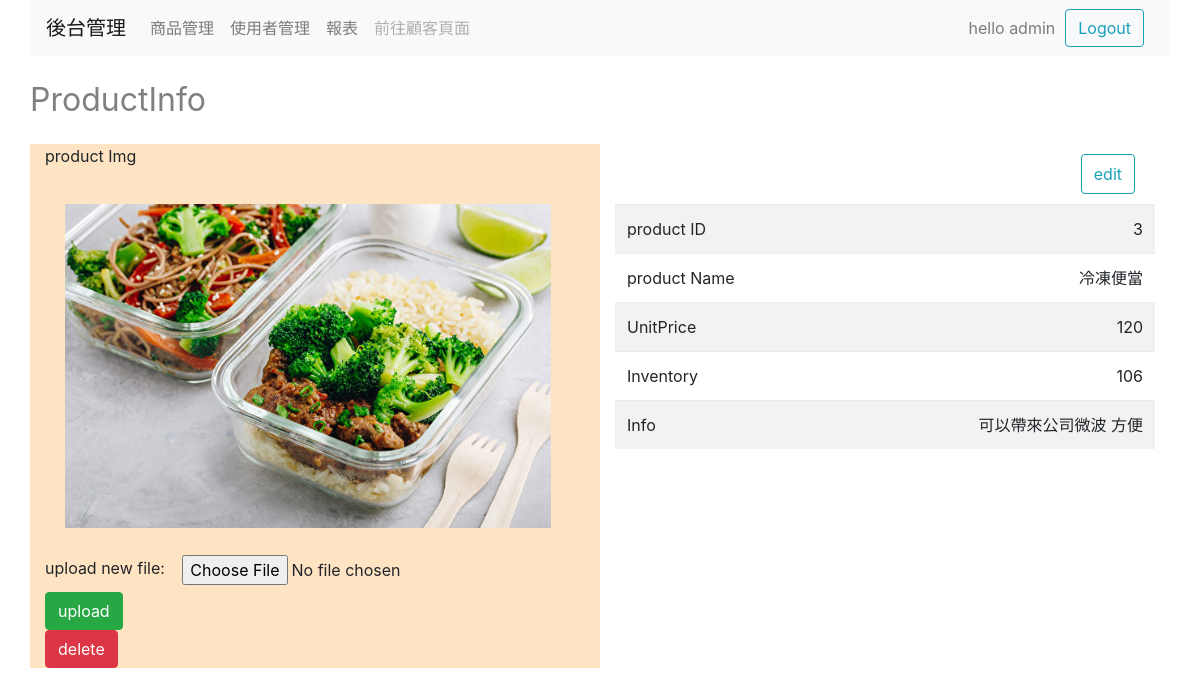
Page /admin/productInfo.php?pId=3 (signed in) on the committed database.
### tables this page shows
CREATE TABLE `products` (
  `pId` int(11) NOT NULL AUTO_INCREMENT,
  `pName` varchar(30) NOT NULL,
  `pPrice` int(11) NOT NULL,
  `pInventory` int(11) NOT NULL,
  `pInfo` varchar(200) DEFAULT NULL,
  PRIMARY KEY (`pId`)
);

### admin/productInfo.php (the view, shortened to what this page needs)
<?php
    if (isset($_GET["pId"])) {
        require_once("../newPDO.php");
        $pId = $_GET["pId"];
        if ($result = $db->query("select * from products where pId = $pId")) {
            while ($row = $result->fetch()) {
                $productArray[]=$row;
            }
        }
    }else {
        header("location: shopManage.php");
    }
?>
<!DOCTYPE html>
<html lang="en">
<head>
    <link rel="stylesheet" href="../bootstrap4/bootstrap.min.css">
</head>
<body>
    <div class="container">
        <?php require("header.php")?>
        <div class="row" style="margin-top: 20px;">
            <div class = "col" >
                <div id="title" style="font-size: xx-large;color: grey ;margin-bottom: 10px;">ProductInfo</div>
            </div>
            <div class = "col" style="text-align:right;">
            </div>
        </div>
        <div id = "infoBlock" class="row" style="height: 300px;margin: auto;">
            <div class="col" style="background-color: bisque;margin-top: 10px;">
            <p id = "imgSettingMsg">product Img</p>
            <img id = "pImg" src="upload/<?= $pId?>.jpg" alt="img" style="width:90%;margin:20px" onerror="imgError()">
            <form method="post" enctype="multipart/form-data" action="">
                upload new file:
                <input type="file" name="upfile" class="btn"/><br>
                <input type="submit" name="btnSubmit" class="btn btn-success"value="upload" />
            </form>
            <form method="post">
              <input id = "delImg" type="submit" class="btn btn-danger" name="btnDelete" value="delete" />
            </form>
            </div>
            <div class="col" style="margin-top: 10px;">
              <div class="row float-right" style="margin:10px">
                <input type="button" id="btnEdit" class="btn data btn-outline-info" style="height: 40px;" value="edit" onclick="showEdit(1)"></input>
              </div>
                <table class="table table-striped">
                    <tbody>
                      <?php if($exist = isset($productArray[0][0])){?>
                      <tr>
                        <td>product ID</td>
                        <td style="text-align: right;"><?=$productArray[0][0]?></td>
                      </tr>
                      <tr>
                        <td>product Name</td>
                        <td  style="text-align: right;"><div id = "name" class="data"><?=$productArray[0][1]?></div>
                        <input class="edit" id ="txtName" name="txtName" type= "text" style="display: none" value="<?=$productArray[0][1]?>"></input></td>
                      </tr>
                      <tr>
                        <td>UnitPrice</td>
                        <td  style="text-align: right;"><div id = "price" class="data"><?=$productArray[0][2]?></div>
                        <input class="edit" id="txtPrice" name="txtPrice" type= "text" style="display: none" value="<?=$productArray[0][2]?>"></input></td>
                      </tr>
                      <tr>
                        <td>Inventory</td>
                        <td  style="text-align: right;"><div id = "Inven" class="data"><?=$productArray[0][3]?></div>
                        <input class="edit" id="txtInven" name="txtInven" type= "number" min=0 style="display: none" value="<?=$productArray[0][3]?>"></input></td>
                      </tr>
                      <tr>
                        <td>Info</td>
                        <td  style="text-align: right;"><div id = "Info" class="data"><?=$productArray[0][4]?></div>
                        <textarea class="edit" id = "txtInfo" name="txtInfo" type= "text" style="display: none"value=""><?=$productArray[0][4]?></textarea></td>
                      </tr>
                      <?php }else{
                       echo '無此商品';
                      }?>
                    </tbody>
                  </table>
            </div>
        </div>
    </div>
</body>
</html>

### admin/productInfo.php (style rules this page uses)
.btn { margin-right: 10px; }

### rows in the picture
products: pId "3", pName "冷凍便當", pPrice "120", pInventory "106", pInfo "可以帶來公司微波 方便"

### other values in the picture
$userName "admin"
